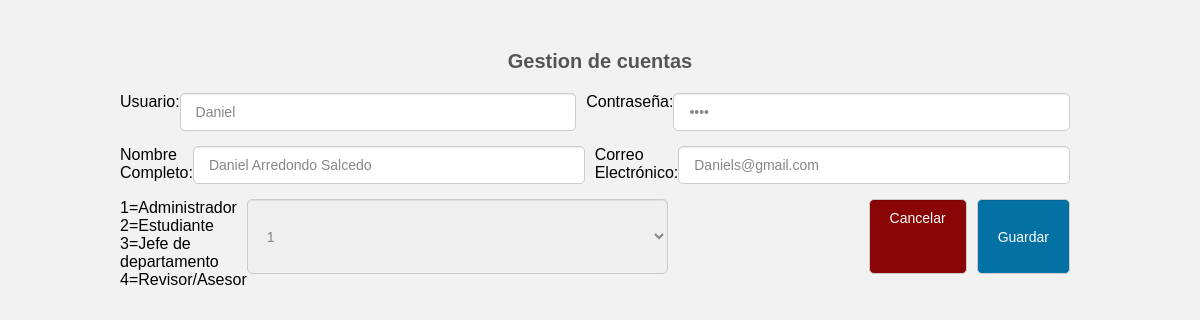
/LoginITSZN/Crud/update.php?id=8, run on the app's committed database.
### tables this page shows
CREATE TABLE `usuario` (
  `id` int(11) NOT NULL,
  `usuario` varchar(100) NOT NULL,
  `contrasena` varchar(50) NOT NULL,
  `nombre_c` varchar(50) NOT NULL,
  `e_mail` varchar(50) NOT NULL,
  `tipo` int(11) NOT NULL
);

### LoginITSZN/Crud/update.php (the view, shortened to what this page needs)
<?php
	include_once 'conexion.php';
	if(isset($_GET['id'])){
		$id=(int) $_GET['id'];
		$buscar_id=$con->prepare('SELECT * FROM usuario WHERE id=:id LIMIT 1');
		$buscar_id->execute(array(
			':id'=>$id
		));
		$resultado=$buscar_id->fetch();
	}else{
		header('Location: index.php');
	}
?>
<!DOCTYPE html>
<html lang="es">
<head>
	<link rel="stylesheet" href="css/estilo.css">
</head>
<body>
	<div class="contenedor">
		<h2>Gestion de cuentas</h2>
		<form action="" method="post">
			<div class="form-group">
				<p>Usuario: </p>
				<input type="text" name="usuario" value="<?php if($resultado) echo $resultado['usuario']; ?>" class="input__text">
				<p>Contraseña: </p>
				<input type="password" name="contrasena" value="<?php if($resultado) echo $resultado['contrasena']; ?>" class="input__text">
			</div>
			<div class="form-group">
				<p>Nombre Completo: </p>
				<input type="text" name="nombre_c" value="<?php if($resultado) echo $resultado['nombre_c']; ?>" class="input__text">
				<p>Correo Electrónico: </p>
				<input type="text" name="e_mail" value="<?php if($resultado) echo $resultado['e_mail']; ?>" class="input__text">
			</div>
			<div class="form-group">
<p>1=Administrador<br>2=Estudiante<br>3=Jefe de departamento<br>4=Revisor/Asesor</p>
<SELECT NAME="tipo" input type="text"  value="<?php if($resultado) echo $resultado['tipo']; ?>" class="input__text"  >
  <OPTION >1
  <OPTION >2
</SELECT>
			<div class="btn__group">
				<a href="index.php" class="btn btn__danger">Cancelar</a>
				<input type="submit" name="guardar" value="Guardar" class="btn btn__primary">
			</div>
		</form>
	</div>
</body>
</html>

### LoginITSZN/Crud/css/estilo.css (style rules this page uses)
* { padding: 0; margin: 0px; box-sizing: border-box; }
body { font-family: 'Arial',sans-serif; font-size: 16px; background: #f2f2f2; }
a { text-decoration: none; }
.contenedor { width: 80%; max-width: 1000px; margin: 30px auto; overflow: hidden; }
h2 { display: block; margin-top: 20px; margin-bottom: 20px; text-align: center; font-size: 20px; font-family: 'Arial', sans-serif; font-weight: bold; color: #555; }
form .input__text { width: 100%; border: 1px solid #ccc; border-radius: 5px; box-shadow: 0 1px 1px rgba(0, 0, 0, 0.075) inset; color: #848688; display: block; font-size: 14px; margin-bottom: 15px; padding: 10px 15px; max-width: 30%; margin-right: 10px; outline: medium none; }
form .form-group { display: flex; width: 100%; flex-wrap: nowrap; justify-content: space-between; }
form .form-group .input__text { max-width: 45% !important; }
form .btn { border: 1px solid #ccc; border-radius: 5px; box-shadow: 0 1px 1px rgba(0, 0, 0, 0.075) inset; color: #fff; display: block; font-size: 14px; background: rgb(3, 113, 163); margin-bottom: 15px; padding: 10px 20px; margin-right: 10px; outline: medium none; cursor: pointer; }
.btn__group { width: 100%; display: flex; flex-direction: row; justify-content: flex-end; }
.btn__primary { background: rgb(3, 113, 163); }
.btn__danger { background: #8a0505 !important; }

### data on the page
usuario: usuario "Daniel", nombre_c "Daniel Arredondo Salcedo", e_mail "Daniels@gmail.com", tipo "1"
